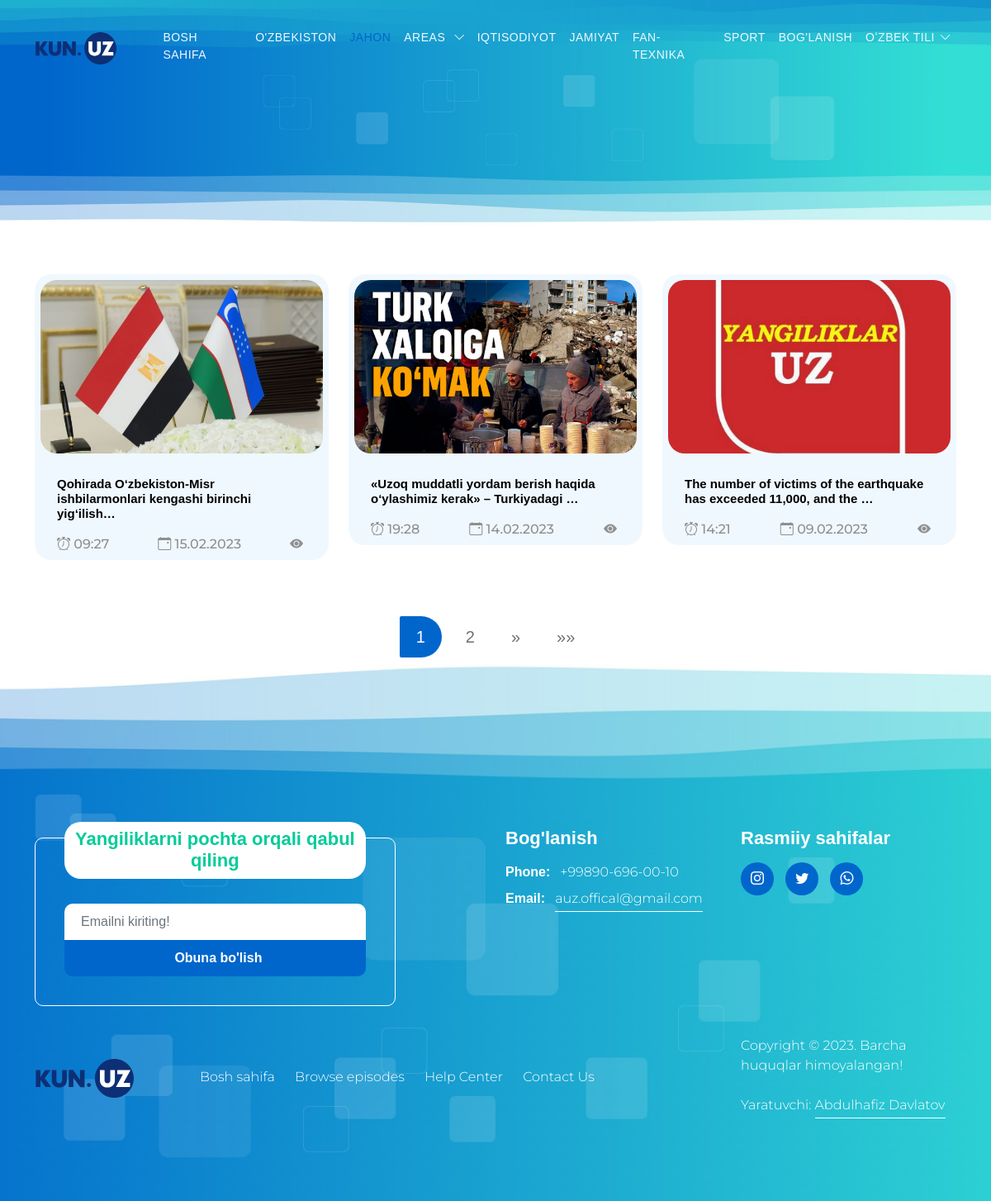
Before: /uz/news/?filter=2 with the older database file.
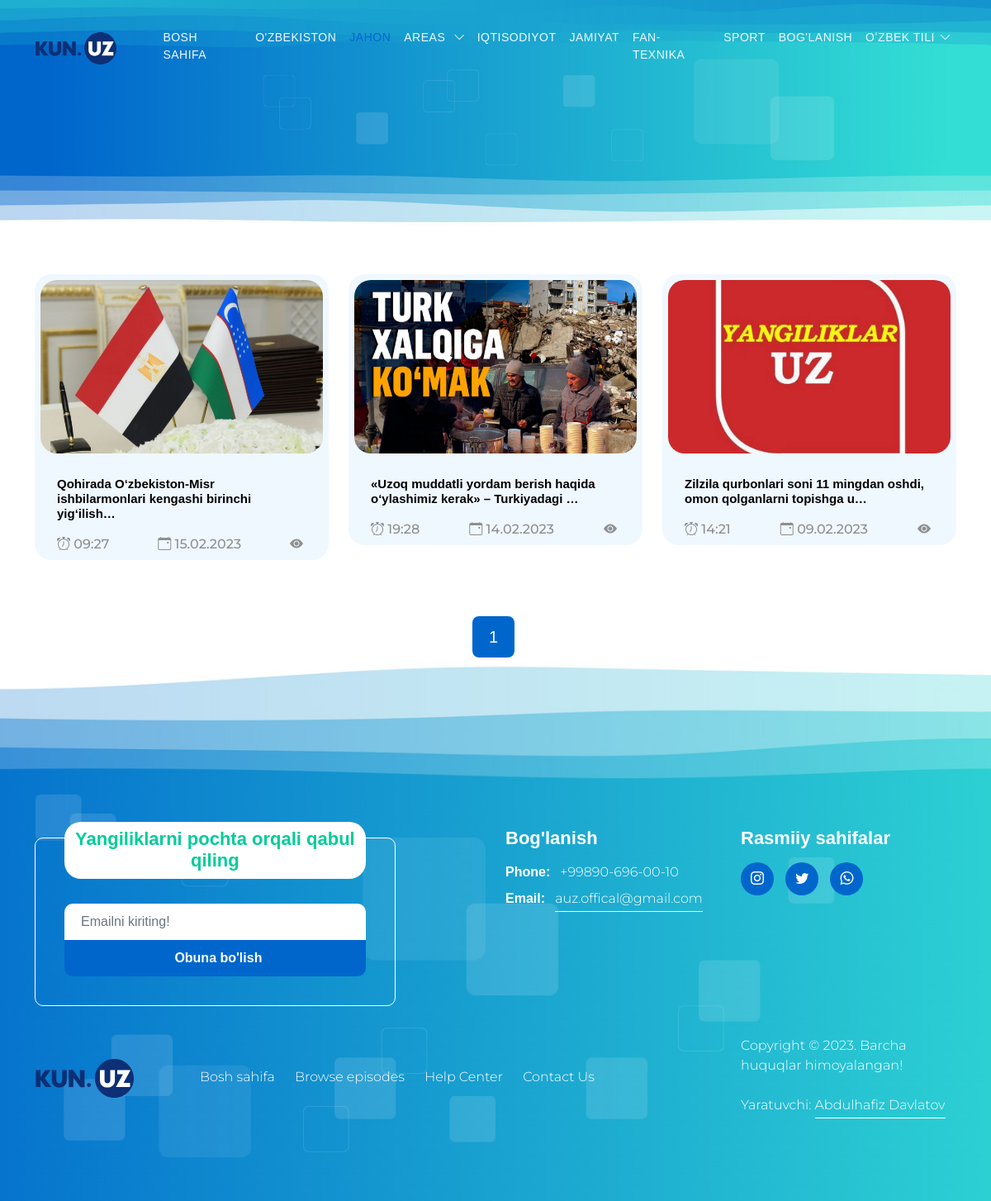
After: the same page with the newer database file.
### news/models.py (models this page shows, shortened)
class New (models.Model):
    class Status(models.TextChoices):
        Draft = 'DF', 'Draft'
        Published = 'PB', 'Published'
    name = models.CharField(max_length=200)
    slug = models.SlugField(max_length=200)
    description = models.CharField(max_length=200, blank=True)
    full_info = RichTextField()
    header_images = models.ImageField(default='news/images/news.jpg', upload_to='news/images', blank=True)
    category = models.ManyToManyField(Category, null=False, blank=False, related_name='category')
    sub_category = models.ManyToManyField(SubCategory, null=True, blank=True)
    date = models.DateTimeField(default=timezone.now)
    created_at = models.DateTimeField(auto_now_add=True)
    update_at = models.DateTimeField(auto_now=True)
    status = models.CharField(max_length=2,
                              choices=Status.choices,
                              default=Status.Draft
                               )
    object = models.Manager() #Default manager
    published = PublishedManager()
    class Meta:
        ordering = ['-date']
    def get_absolute_url(self):
        return reverse('post_detail', args=[str(self.slug)])

### news/views.py (the view)
# urls.py: path('', PostListView.as_view(), name='post_list'),
class PostListView(ListView):
    queryset = New.object.filter(status='PB')
    template_name = 'news/news.html'
    context_object_name = 'news'
    paginate_by = 3
    def get_context_data(self, **kwargs):
        print(self.request.GET)
        context = super().get_context_data(**kwargs)
        category = get_object_or_404(Category, id=self.request.GET.get('filter', 0))
        news = New.object.filter(status='PB', category__in=[category.id])
        paginator = Paginator(news, self.paginate_by)
        page = self.request.GET.get('page', 1)
        context['page_obj'] = paginator.get_page(page)
        print(context['page_obj'])
        return context

### news/custom_context_processor.py (called while the page is built)
def news_list(request):
    news_list = New.published.all().order_by('-date')
    news_list_home = New.published.all().order_by('-date')
    news_list_top = New.published.all().order_by('-date')[:3]
    categories = Category.objects.all()
    category = SubCategory.objects.all()
    context = {
        'news_list': news_list,
        'news_list_home': news_list_home,
        'news_list_top': news_list_top,
        'categories': categories,
        'sub_categories': category,
    }
    return (context)

### news/models.py (called while the page is built)
    def get_queryset(self):
        return super().get_queryset().filter(status=New.Status.Published)

    @property
    def sub_category(self):
        sub = SubCategory.objects.filter(category_id=self.id)
        if sub:
            return sub
        return None

### templates/news/news.html (shortened to what this page needs)
{% extends 'base.html' %}
{% load static %}
{% load i18n %}
{% load hitcount_tags %}
{% block content %}
    <header class="site-header-img d-flex flex-column justify-content-center align-items-center">
    </header>
    <section class="trending-podcast-section section-padding pt-0 mt-3">
        <div class="container">
            <div class="row">
                {% for news in page_obj %}
                <div class="col-lg-4 col-12 mb-4 mb-lg-0 mt-3">
                    <div class="custom-block custom-block-full">
                        <div class="custom-block-image-wrap">
                            <a href="{{ news.get_absolute_url }}">
                                <img src="{{ news.header_images.url }}" class="custom-block-image img-fluid"
                                    alt="Yangiliklar rasmi">
                            </a>
                        </div>
                        <div class="custom-block-info">
                            <h5 class="mb-2 my-2 font-size-news">
                                <a href="{{ news.get_absolute_url }}">
                                    {{ news.name | truncatechars:70 }}
                                </a>
                            </h5>
                            <div class="custom-block-bottom d-flex justify-content-between mt-3">
                                <i class="bi-alarm me-1 icon-icon">
                                    <span>{{ news.date | date:"H:i" }}</span>
                                </i>
                                <i class="bi-calendar-event me-1 icon-icon">
                                    <span>{{ news.date | date:'d.m.Y' }}</span>
                                </i>
                                <i class="bi-eye-fill me-1 icon-icon">
                                </i>
                            </div>
                        </div>
                    </div>
                </div>
                {% endfor %}
            </div>
        </div>
    </section>
    <div class="col-lg-4 col-12 mx-auto mb-3">
                    <nav aria-label="Page navigation example">
                        <ul class="pagination pagination-lg justify-content-center mt-5">
                            {% if is_paginated %}
                                {% for num in page_obj.paginator.page_range %}
                                    {% if page_obj.number == num %}
                                        <li class="page-item active"><a class="page-link" href="">{{ num }}</a></li>
                                    {% elif num > page_obj.number|add:'-3' and num < page_obj.number|add:'3' %}
                                        <li class="page-item"><a class="page-link" href="?page={{ num }}&filter={{ request.GET.filter }}">{{ num }}</a></li>
                                    {% endif %}
                                {% endfor %}
                                {% if page_obj.has_next %}
                                    <li class="page-item">
                                        <a class="page-link" href="?page={{ page_obj.next_page_number }}&filter={{ request.GET.filter }}" aria-label="Next">
                                            <span aria-hidden="true">&raquo;</span>
                                        </a>
                                    </li>
                                    <li class="page-item">
                                        <a class="page-link" href="?page={{ page_obj.paginator.num_pages }}&filter={{ request.GET.filter }}" aria-label="Last">
                                            <span aria-hidden="true">&raquo;&raquo;</span>
                                        </a>
                                    </li>
                                {% endif %}
                            {% endif %}
                        </ul>
                    </nav>
                </div>
{% endblock content %}

Changed rows visible on the page:
changed New: name "The number of victims of the earthquake has exceeded 11,000, and the …" → "Zilzila qurbonlari soni 11 mingdan oshdi, omon qolganlarni topishga u…"
Other visible differences:
list line gone: "2"
